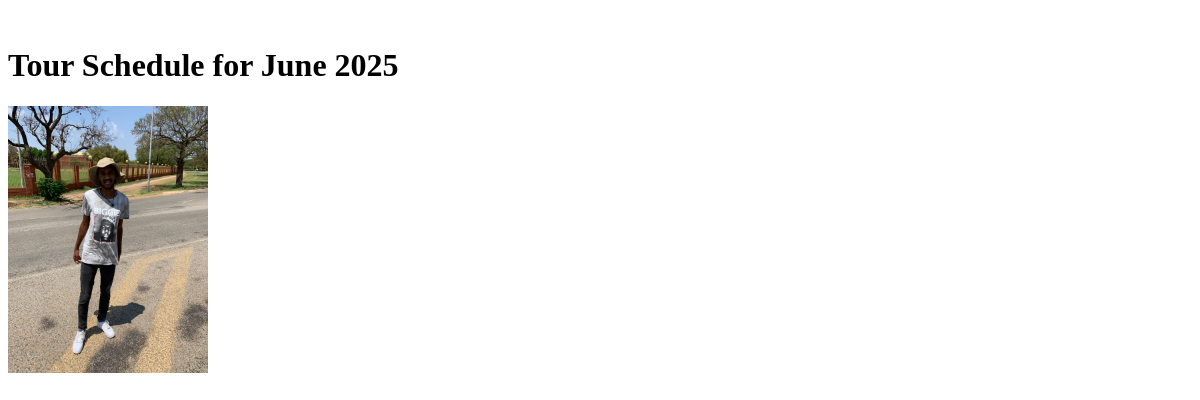
The app's page /, older data.
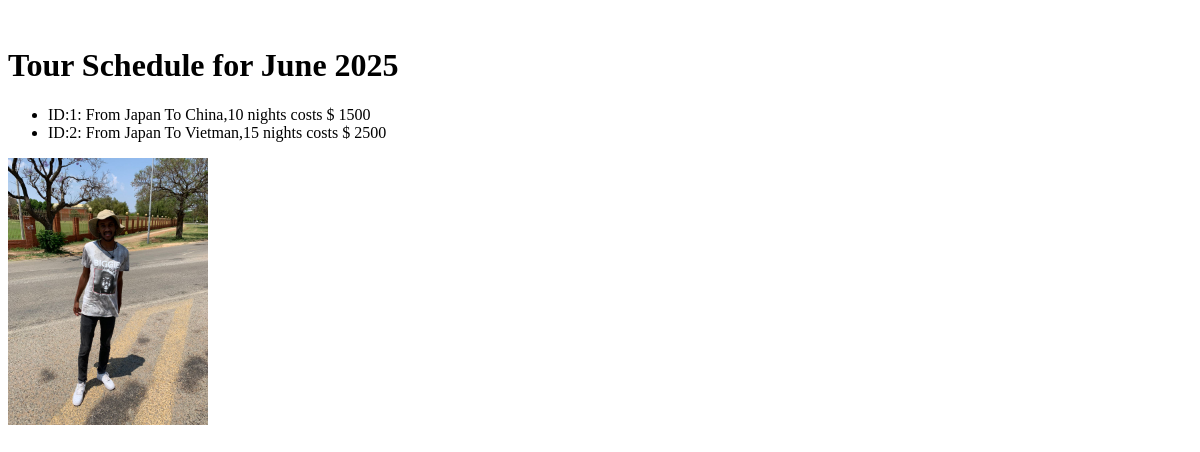
The same page, newer data.
### asiantouragency/models.py (models this page shows)
class Tour(models.Model):
    origin_country = models.CharField(max_length=64)
    destination_country = models.CharField(max_length=64)
    number_of_nights = models.IntegerField()
    price = models.IntegerField()
    def __str__(self):
        return (f"ID:{self.id}: From {self.origin_country} To {self.destination_country},{self.number_of_nights}  nights costs $ {self.price}")

### asiantouragency/views.py (the view)
# urls.py: path('', views.index, name='home'),
def index(request):
    tours = Tour.objects.all()
    context = {'tours':tours}
    return render(request,'tours/home.html',context)

### asiantouragency/templates/tours/home.html (shortened to what this page needs)
{%load static%}
<!DOCTYPE html>
<html lang="en">
<head>
    <link rel="stylesheet" href="{%static 'styles/style.css'%}">
</head>
<body>
    <h1>Tour Schedule for June 2025</h1>
 <ul>
 {% for tour in tours %}
 <li>{{ tour }}</li>
 {% endfor %}</ul>
 <img src="{%static 'images/IMG-20221028-WA0016.jpg' %} "alt="Django Logo" width="200px">
</body>
</html>

### asiantouragency/static/styles/style.css (style rules this page uses)
ul { margin-top: 20px; list-style-type: disc; }

Row changes from the older to the newer data that the page shows:
added Tour: id+origin_country+destination_country "ID:1: From Japan To China,10 nights costs $ 1500"
added Tour: id+origin_country+destination_country "ID:2: From Japan To Vietman,15 nights costs $ 2500"
